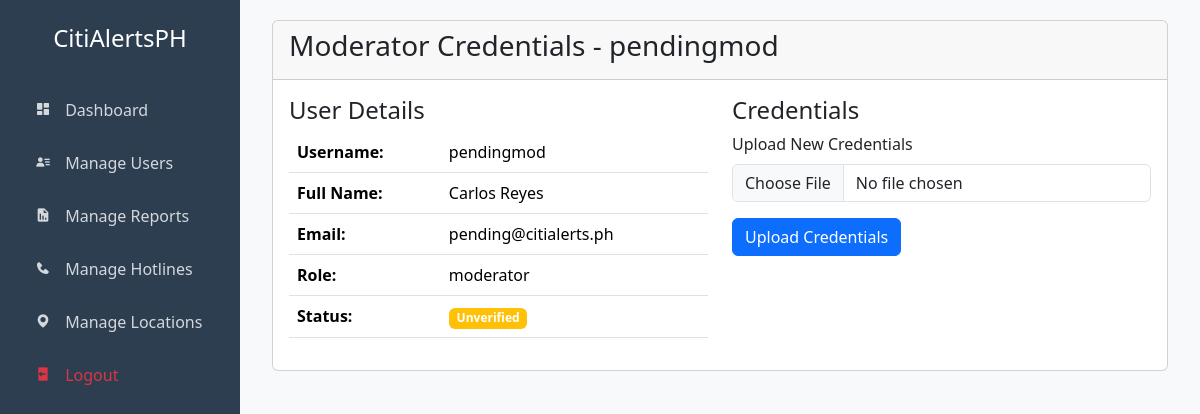
Screenshot of /app/web/view-credentials.php?user_id=4 (signed in) with the database file from the repository.
### tables this page shows
CREATE TABLE `users` (
  `id` int(11) NOT NULL AUTO_INCREMENT,
  `username` varchar(50) NOT NULL,
  `email` varchar(100) NOT NULL,
  `password` varchar(255) NOT NULL,
  `user_type` enum('user','moderator') NOT NULL DEFAULT 'user',
  `first_name` varchar(50) NOT NULL,
  `last_name` varchar(50) NOT NULL,
  `phone` varchar(20) DEFAULT NULL,
  `profile_image` varchar(255) DEFAULT NULL,
  `verification_documents` text DEFAULT NULL,
  `is_verified` tinyint(1) NOT NULL DEFAULT 0,
  `created_at` timestamp NOT NULL DEFAULT current_timestamp(),
  `updated_at` timestamp NOT NULL DEFAULT current_timestamp() ON UPDATE current_timestamp(),
  PRIMARY KEY (`id`),
  UNIQUE KEY `username` (`username`),
  UNIQUE KEY `email` (`email`),
  KEY `idx_user_type` (`user_type`),
  KEY `idx_is_verified` (`is_verified`),
  KEY `idx_created_at` (`created_at`)
);

### app/web/view-credentials.php (the view, shortened to what this page needs)
<?php
require_once 'includes/header.php';
require_once 'config.php';
$user_id = $conn->real_escape_string($_GET['user_id']);
$user_query = "SELECT * FROM users WHERE id = $user_id";
$user_result = $conn->query($user_query);
$user = $user_result->fetch_assoc();
?>
<div class="main-content">
    <div class="container-fluid">
        <div class="card">
            <div class="card-header">
                <h3 class="card-title">Moderator Credentials - <?php echo htmlspecialchars($user['username']); ?></h3>
            </div>
            <div class="card-body">
                <div class="row">
                    <div class="col-md-6">
                        <h4>User Details</h4>
                        <table class="table">
                            <tr>
                                <th>Username:</th>
                                <td><?php echo htmlspecialchars($user['username']); ?></td>
                            </tr>
                            <tr>
                                <th>Full Name:</th>
                                <td><?php echo htmlspecialchars($user['first_name'] . ' ' . $user['last_name']); ?></td>
                            </tr>
                            <tr>
                                <th>Email:</th>
                                <td><?php echo htmlspecialchars($user['email']); ?></td>
                            </tr>
                            <tr>
                                <th>Role:</th>
                                <td><?php echo htmlspecialchars($user['user_type']); ?></td>
                            </tr>
                            <tr>
                                <th>Status:</th>
                                <td>
                                    <span class="badge bg-<?php echo $user['is_verified'] ? 'success' : 'warning'; ?>">
                                        <?php echo $user['is_verified'] ? 'Verified' : 'Unverified'; ?>
                                    </span>
                                </td>
                            </tr>
                        </table>
                    </div>
                    <div class="col-md-6">
                        <h4>Credentials</h4>
                        <form method="POST" enctype="multipart/form-data">
                            <div class="mb-3">
                                <label for="credentials" class="form-label">Upload New Credentials</label>
                                <input type="file" class="form-control" id="credentials" name="credentials" accept=".jpg,.jpeg,.png,.pdf,.doc,.docx">
                            </div>
                            <button type="submit" class="btn btn-primary">Upload Credentials</button>
                        </form>
                    </div>
                </div>
            </div>
        </div>
    </div>
</div>
</body>
</html>

### app/web/includes/header.php (style rules this page uses)
.main-content { margin-left: 240px; padding: 20px; }

### rows the page displays
users: username "pendingmod", first_name+last_name "Carlos Reyes", email "pending@citialerts.ph", user_type "moderator"
